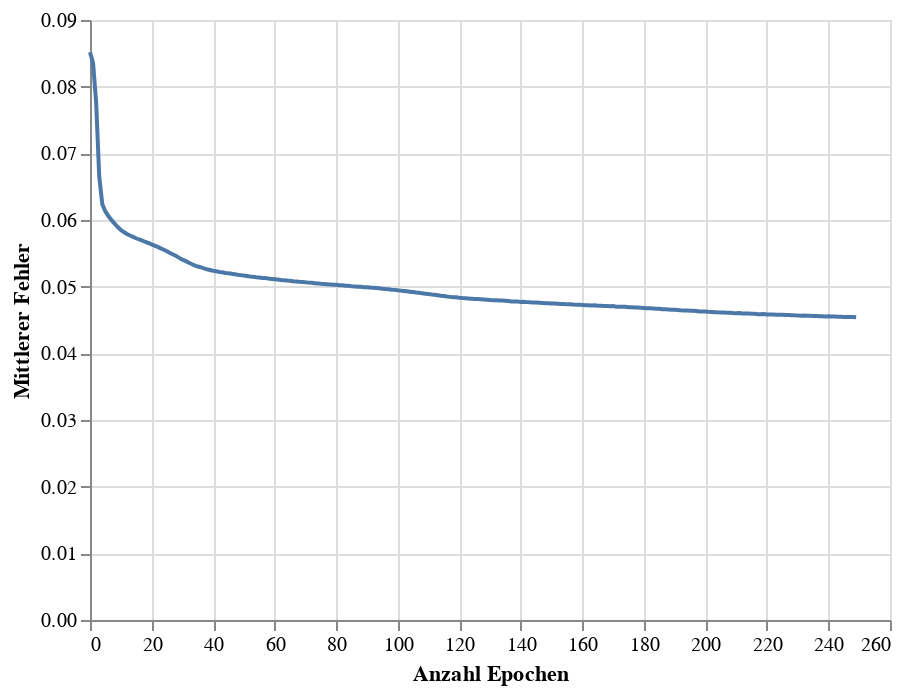

The notebook cell saved with this chart:
### Code cell
train_chart = alt.Chart(loss_df).mark_line().encode(
    x=alt.X('Epoch', title = 'Anzahl Epochen'),
    y=alt.Y('Loss', title = 'Mittlerer Fehler')
)
# glue('train-loss-team', train_chart,display=True)
train_chart

### Figure 1 — Vega-Lite specification as saved in the notebook (floating-point values rounded to 4 significant figures; data arrays with more than 128 entries replaced by an {"elided": "..."} marker saying what was removed)
{"config": {"view": {"continuousWidth": 400, "continuousHeight": 300}}, "data": {"name": "data-0e6ff15375c12f505a4eca2aa6254b53"}, "mark": "line", "encoding": {"x": {"field": "Epoch", "title": "Anzahl Epochen", "type": "quantitative"}, "y": {"field": "Loss", "title": "Mittlerer Fehler", "type": "quantitative"}}, "$schema": "https://vega.github.io/schema/vega-lite/v4.17.0.json", "datasets": {"data-0e6ff15375c12f505a4eca2aa6254b53": {"elided": "250 records"}}}
